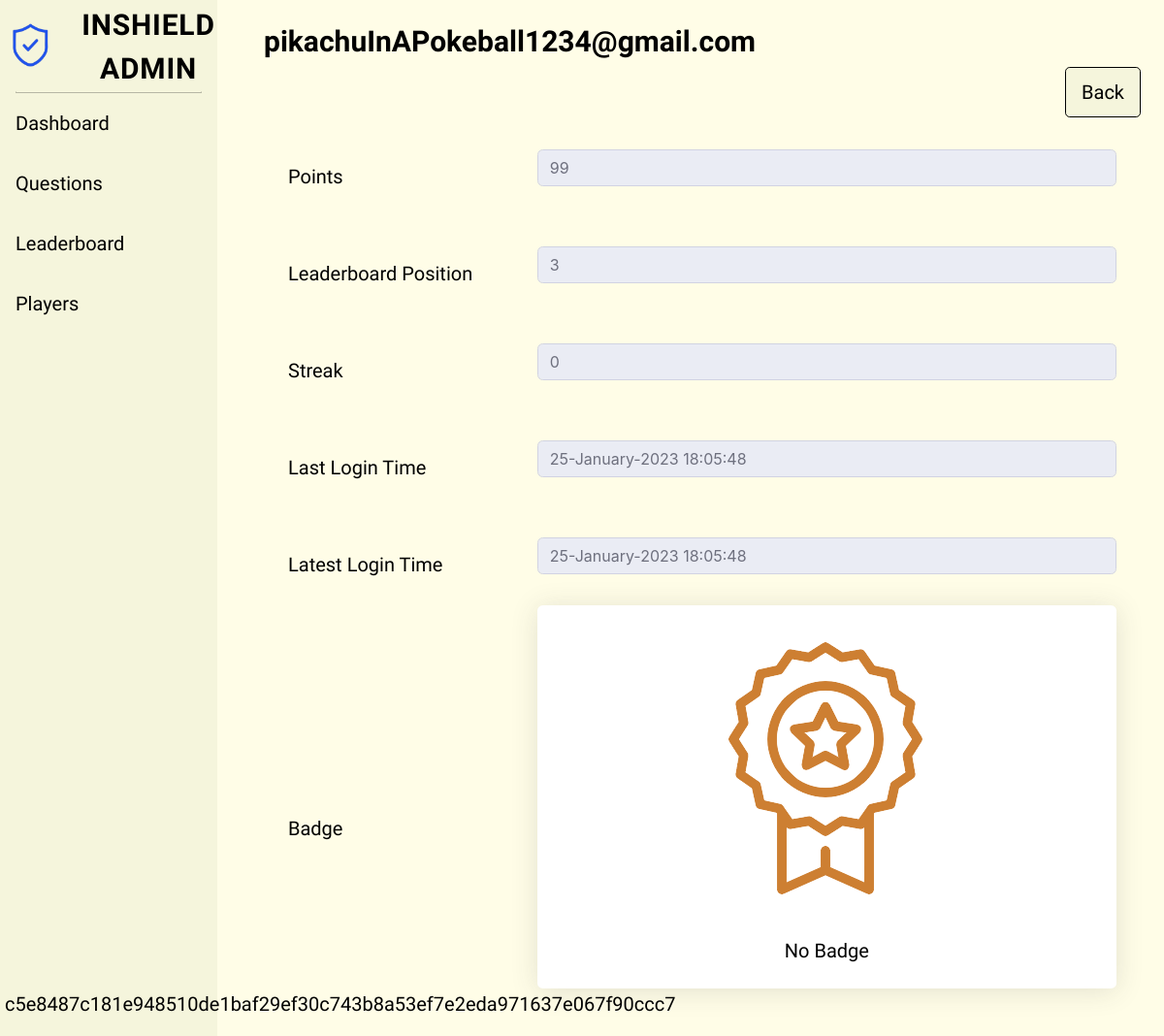
The app's page /adminPlayerDetails.php?id=2 (signed in) with its own data.
### tables this page shows
CREATE TABLE `players` (
  `playerID` int(11) NOT NULL,
  `iv` varchar(32) NOT NULL,
  `email` varchar(256) NOT NULL,
  `displayName` varchar(256) NOT NULL,
  `password` varchar(256) NOT NULL,
  `points` varchar(256) NOT NULL,
  `leaderboard_position` varchar(256) NOT NULL,
  `streak` varchar(256) NOT NULL,
  `last_login_time` varchar(256) NOT NULL,
  `latest_login_time` varchar(256) NOT NULL,
  `badge` varchar(256) NOT NULL,
  `ranking_category1` varchar(256) NOT NULL,
  `ranking_category2` varchar(256) NOT NULL,
  `ranking_category3` varchar(256) NOT NULL,
  `ranking_category4` varchar(256) NOT NULL,
  `levels` varchar(256) NOT NULL,
  `google2FA_secretKey` varchar(256) DEFAULT NULL
);

### adminPlayerDetails.php (the view, shortened to what this page needs)
<!DOCTYPE html>
<html>
    <link href="css/dataTables.min.css" rel="stylesheet">
    <link href="css/adminStyle.css" rel="stylesheet" type="text/css" />
    <link rel="stylesheet" href="https://cdn.jsdelivr.net/npm/bootstrap@5.2.3/dist/css/bootstrap.min.css">
</head>
<body id="page-top">
    <div id="wrapper">
        <?php
            include './headerFooterAdmin.php';
        ?>
        <div class="container-fluid ps-5">
            <?php
            $cipher = 'AES-128-CBC';
            $key = 'thebestsecretkey';
            if($_SERVER['REQUEST_METHOD'] == 'GET')
            {
                if(empty($_GET['id']))
                {
                    $location = "adminPlayers.php";
                    echo "<script type='text/JavaScript'>alert('Please select a player to continue');window.location='$location'</script>";
                }
                elseif(!empty($_GET['id']))
                {
                    $playerID = trim($_GET['id']);
                    $error['id'] = validateInteger($playerID);
                    $error = array_filter($error);
                    if(empty($error))
                    {
                        $con = new mysqli(DB_HOST, DB_USER, DB_PASS, DB_NAME);
                        $sql = "SELECT * FROM players WHERE playerID = ?";
                        $stmt = $con->prepare($sql);
                        $stmt->bind_param("i", $playerID);
                        $stmt->execute();
                        $result = $stmt->get_result();
                        if($row = $result -> fetch_object())
                        {
                            $iv = hex2bin($row -> iv);
                            $displayName_bin = hex2bin($row -> displayName);
                            $displayName = openssl_decrypt($displayName_bin, $cipher, $key, OPENSSL_RAW_DATA, $iv);
                            $points_bin = hex2bin($row -> points);
                            $points = openssl_decrypt($points_bin, $cipher, $key, OPENSSL_RAW_DATA, $iv);
                            $leaderboard_position_bin = hex2bin($row -> leaderboard_position);
                            $leaderboard_position = openssl_decrypt($leaderboard_position_bin, $cipher, $key, OPENSSL_RAW_DATA, $iv);
                            $streak_bin = hex2bin($row -> streak);
                            $streak = openssl_decrypt($streak_bin, $cipher, $key, OPENSSL_RAW_DATA, $iv);
                            $last_login_time_bin = hex2bin($row -> last_login_time);
                            $last_login_time = openssl_decrypt($last_login_time_bin, $cipher, $key, OPENSSL_RAW_DATA, $iv);
                            $latest_login_time_bin = hex2bin($row -> latest_login_time);
                            $latest_login_time = openssl_decrypt($latest_login_time_bin, $cipher, $key, OPENSSL_RAW_DATA, $iv);
                            $badge_bin = hex2bin($row -> badge);
                            $badge = openssl_decrypt($badge_bin, $cipher, $key, OPENSSL_RAW_DATA, $iv);
                            echo '
                            <h1 class="text-left txt fw-bold">'. $displayName .'</h1>
                            <div class="d-flex flex-row-reverse">
                                <a href="adminPlayers.php" class="btn btn-design txt txt-resize h-auto btn-txt btn-lg" role="button">Back</a>
                            </div>
                            <form class="container-fluid" action="" method="post" enctype='."'multipart/form-data'".'>
                                <table class="container-fluid">
                                    <tr>
                                        <td style="width: 30%;font-size:23px;"></td>
                                    </tr>
                                    <tr>
                                        <td><label for="points" class="txt fs-5">Points</label></td>
                                        <td style="height:100px;"><input type="text" class="form-control" id="points" value="'. $points .'" disabled/></td>
                                    </tr>
                                    <tr>
                                        <td><label for="leaderboard_position" class="txt fs-5">Leaderboard Position</label></td>
                                        <td style="height:100px;"><input type="text" class="form-control" id="leaderboard_position" value="'. $leaderboard_position .'" disabled/></td>
                                    </tr>
                                    <tr>
                                        <td><label for="streak" class="txt fs-5">Streak</label></td>
                                        <td style="height:100px;"><input type="text" class="form-control" id="streak" value="'. $streak .'" disabled/></td>
                                    </tr>
                                    <tr>
                                        <td><label for="last_login_time" class="txt fs-5">Last Login Time</label></td>
                                        <td style="height:100px;"><input type="text" class="form-control" id="last_login_time" value="'. $last_login_time .'" disabled/></td>
                                    </tr>
                                    <tr>
                                        <td><label for="latest_login_time" class="txt fs-5">Latest Login Time</label></td>
                                        <td style="height:100px;"><input type="text" class="form-control" id="latest_login_time" value="'. $latest_login_time .'" disabled/></td>
                                    </tr>
                                    <tr>
                                        <td><label for="badge" class="txt fs-5">Badge</label></td>
                                        <td class="text-center" style="height:100px;">
                                        <div class="shadow p-3 mb-5 bg-body rounded bg-white">
                                            <img src="';
                                                    if($points < 90)
                                                    {
                                                        echo 'img/sad.png';
                                                    }
                                                    elseif($points >= 90 && $points <= 100)
                                                    {
                                                        echo "img/BadgeBronze.png";
                                                    }
                                                    elseif($points >= 100 & $points<= 199)
                                                    {
                                                        echo "img/BadgeSilver.png";
                                                    }
                                                    elseif($points >= 200)
                                                    {
                                                        echo "img/BadgeGold.png";
                                                    }
                                                    echo '"
                                                    class="img-size p-3"/><br/>
                                                    <label for="badge" class="txt fs-5">';
                                                     if ($badge == 0)
                                                     {
                                                        echo "No Badge";
                                                     }
                                                     else
                                                     {
                                                        echo $badge;
                                                     }
                                                    echo
                                                    '</label>
                                                    </div>
                                                </td>
                                            </tr>
                                        </table>
                                    </form>';
                        }
                    }
                }
            }
            ?>
</body>
</html>

### adminPlayerDetails.php (style rules this page uses)
.txt { font-family: "Strait"; color: #000000 !important; }
.btn-design { border-color: #000000 !important; background-color: #F5F5DC !important; }
.txt-resize { font-size: 20px !important; }
.btn-txt { vertical-align: middle !important; padding-top:10px !important; padding-bottom:10px !important; }

### headerFooterAdmin.php (style rules this page uses)
html body { background-color: #FFFDE7; }
.txt { padding-top: 25px; font-family: "Strait"; font-size: 30px; }

### records on screen
players: displayName "pikachuInAPokeball1234@gmail.com", points+iv "99", leaderboard_position+iv "3", streak+iv "0", last_login_time+iv "25-January-2023 18:05:48", latest_login_time+iv "25-January-2023 18:05:48"

### other values on screen
$_SESSION["aName"] "c5e8487c181e948510de1baf29ef30c743b8a53ef7e2eda971637e067f90ccc7"
